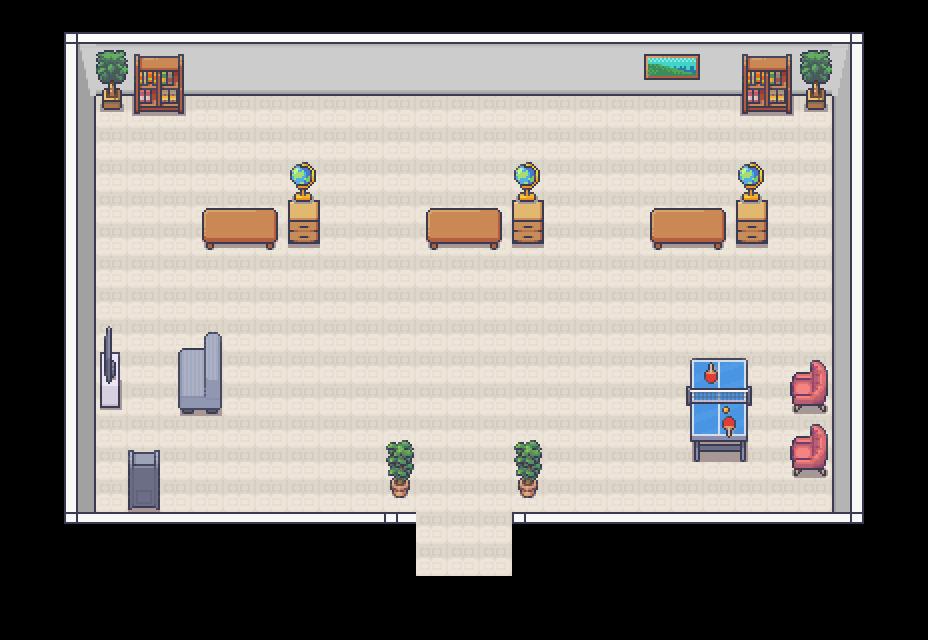

Tiled map render using the project's own tile images. Description and the map definition, with tile-layer contents summarised, below:
An orthogonal 29x20 tile map with 32x32 px tiles, 6 tile layers (Piso, tapetes, paredes, móveis, ...), 4 tilesets and 22 objects (3x blocoMundi_, 2x planta_, 2x poltrona_tenis, 2x planta_entrada, player_spawn, ...).

<map version="1.10" tiledversion="1.10.2" orientation="orthogonal" renderorder="right-down" width="29" height="20" tilewidth="32" tileheight="32" infinite="0" nextlayerid="9" nextobjectid="41">
 <tileset firstgid="1" source="tileset_paredes.tsx" />
 <tileset firstgid="8285" source="tileset_generic.tsx" />
 <tileset firstgid="9533" source="tileset_estoque.tsx" />
 <tileset firstgid="10333" source="tileset_biblioteca.tsx" />
 <layer id="1" name="Piso" width="29" height="20">
  <data>[580 cells, 356 non-empty, 1 distinct tile ids]</data>
 </layer>
 <layer id="2" name="tapetes" width="29" height="20">
  <data>[580 cells, 0 non-empty, 0 distinct tile ids]</data>
 </layer>
 <objectgroup id="8" name="Personagens">
  <object id="37" name="player_spawn" x="464" y="496.5">
   <point />
  </object>
  <object id="38" name="npc_c" x="687" y="184">
   <point />
  </object>
  <object id="39" name="npc_b" x="462.5" y="185">
   <point />
  </object>
  <object id="40" name="npc_a" x="239" y="191">
   <point />
  </object>
 </objectgroup>
 <layer id="3" name="paredes" width="29" height="20">
  <data>[580 cells, 98 non-empty, 12 distinct tile ids]</data>
 </layer>
 <layer id="4" name="móveis" width="29" height="20">
  <data>[580 cells, 82 non-empty, 50 distinct tile ids]</data>
 </layer>
 <layer id="5" name="AcimaMoveis" width="29" height="20">
  <data>[580 cells, 14 non-empty, 8 distinct tile ids]</data>
 </layer>
 <objectgroup id="7" name="ObjetosColisores">
  <object id="5" name="mesa_tenis" x="686" y="365.273" width="66.7273" height="96.7273" />
  <object id="7" name="mesa_stand_a" x="199.5" y="205.5" width="80" height="45.5" />
  <object id="8" name="mesa_stand_b" x="423.5" y="204.75" width="80" height="45.5" />
  <object id="9" name="mesa_stand_c" x="647.5" y="205.25" width="80" height="45.5" />
  <object id="13" name="prateleira_1" x="132.25" y="51.75" width="54" height="65.5" />
  <object id="14" name="planta_" x="94.75" y="46.5" width="34.25" height="66" />
  <object id="16" name="prateleira_" x="739.25" y="51" width="55" height="66" />
  <object id="18" name="planta_" x="797" y="45.6667" width="36.6667" height="68" />
  <object id="20" name="poltrona_tenis" x="787" y="356.75" width="42.75" height="59.75" />
  <object id="24" name="poltrona_tenis" x="788.375" y="420.875" width="42.75" height="59.75" />
  <object id="25" name="planta_entrada" x="509.333" y="459.333" width="38" height="44" />
  <object id="27" name="planta_entrada" x="380.667" y="457" width="38" height="44" />
  <object id="28" name="arcade_" x="123" y="470" width="41.6667" height="42.3333" />
  <object id="29" name="sofa_" x="173.667" y="329" width="52.6667" height="88" />
  <object id="31" name="tv_" x="96" y="323.667" width="30.3333" height="92" />
  <object id="33" name="blocoMundi_" x="284.75" y="187" width="39.25" height="60" />
  <object id="35" name="blocoMundi_" x="508.375" y="189" width="39.25" height="60" />
  <object id="36" name="blocoMundi_" x="732.375" y="188" width="39.25" height="60" />
 </objectgroup>
 <layer id="6" name="BlocosColisores" width="29" height="20" opacity="0" offsetx="138" offsety="100">
  <properties>
   <property name="solid" type="bool" value="true" />
  </properties>
  <data>[580 cells, 74 non-empty, 1 distinct tile ids]</data>
 </layer>
</map>
